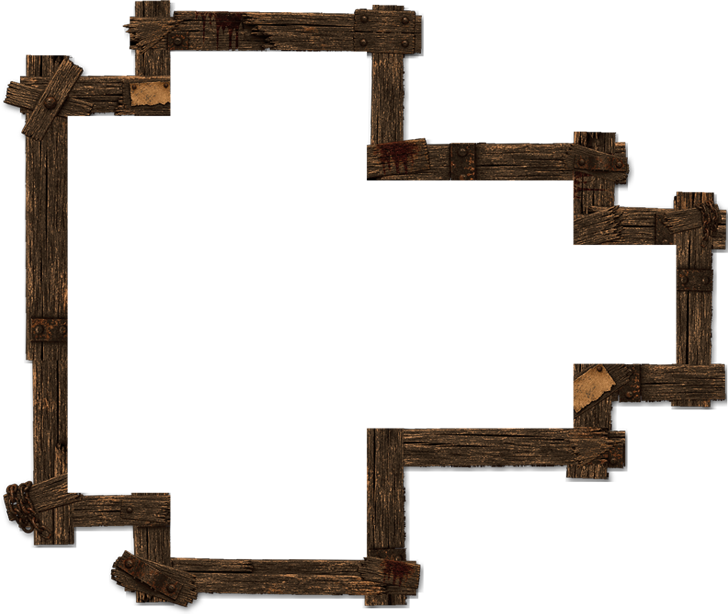
#> input picture web-sdk/apps/tombstone-reborn/assets-raw/scene/psd_frame/frame_native.png, 728 x 614 px
$ python -i extract_psd_frame_chrome.py   (imports and definitions only)
#> lines starting #> are read from the running program, lines starting #| are printed output that depends on the picture
#> further down, picture is the input picture: PIL image 728x614 RGBA; mean R, G, B, A 205.4, 201, 197.4, 58.1
"""Extract FRAME + hang-chain pixels from the user's Desktop PSD.

Does NOT import export_western_scene2. Does NOT write the PSD.
Reads C:\\Users\\Emex33\\Desktop\\western_scene2.psd (or a newer Desktop copy).
Native layer pixels, then 2x LANCZOS RGB + nearest alpha. No color-key.
No MinFilter erode.
"""
from __future__ import annotations

import hashlib
import json
import shutil
from pathlib import Path

import numpy as np
from PIL import Image
from psd_tools import PSDImage

DESKTOP = Path(r"C:\Users\Emex33\Desktop")
APP = Path(__file__).resolve().parents[1]
RAW = APP / "assets-raw" / "scene" / "psd_frame"
SCALE = 2
ALPHA_ISLAND = 12
MIN_ISLAND = 80


# [15 lines left out: functions newest_psd, walk, not called in this run]


def up2(img: Image.Image) -> Image.Image:
	rgba = img.convert("RGBA")
	w, h = rgba.size
#> w = 728; h = 614
	rgb = rgba.convert("RGB").resize((w * SCALE, h * SCALE), Image.Resampling.LANCZOS)
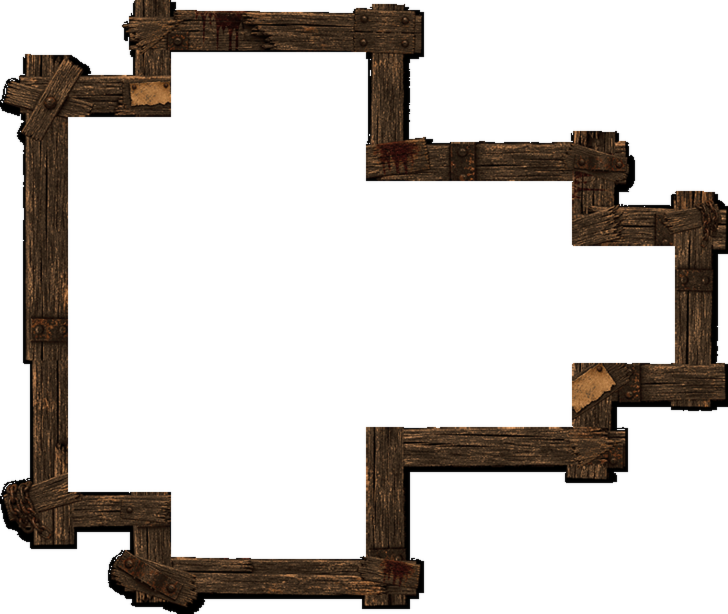
#> rgb: PIL image 1456x1228 RGB (shown at 1/2 size); mean R, G, B 205.3, 200.9, 197.3
	a = rgba.getchannel("A").resize((w * SCALE, h * SCALE), Image.Resampling.NEAREST)
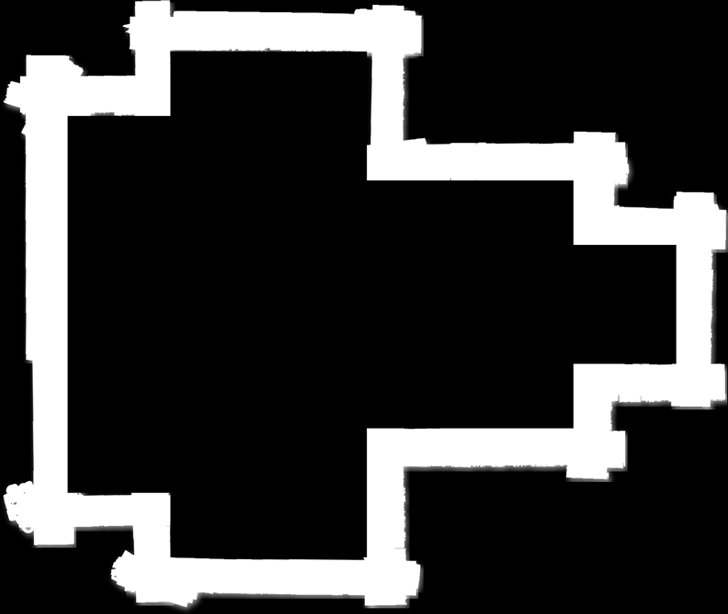
#> a: PIL image 1456x1228 L (shown at 1/2 size); min 0, max 255, mean 58.1
	return Image.merge("RGBA", (*rgb.split(), a))


# [233 lines left out: functions sha1, islands, inner_pocket, main, not called in this run]


# [2 lines not run here, left out]

>>> from PIL import Image
>>> picture = Image.open('../assets-raw/scene/psd_frame/frame_native.png')
>>> result = up2(picture)

$ run again, on web-sdk/apps/tombstone-reborn/assets-raw/scene/psd_frame/hang_chain_0_2x.png
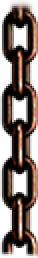
#> input picture web-sdk/apps/tombstone-reborn/assets-raw/scene/psd_frame/hang_chain_0_2x.png, 38 x 258 px
#> picture is the input picture: PIL image 38x258 RGBA; mean R, G, B, A 95.3, 81.3, 74.2, 154.3
#> in up2, `a = rgba.getchannel("A").resize((w * SCALE, h * SCALE), Image.Resampli..`:
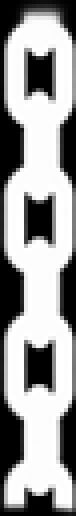
#> a: PIL image 76x516 L; min 0, max 255, mean 154.3
#> in up2, `return Image.merge("RGBA", (*rgb.split(), a))`:
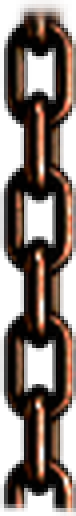
#> returned value: PIL image 76x516 RGBA; mean R, G, B, A 95.4, 81.3, 74.3, 154.3; transparent parts drawn white
